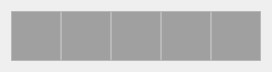
  <widget class="QWidget" name="layoutWidget">
   <property name="geometry">
    <rect>
     <x>59</x>
     <y>255</y>
     <width>252</width>
     <height>52</height>
    </rect>
   </property>
   <layout class="QHBoxLayout" name="horizontalLayout_5">
    <property name="spacing">
     <number>0</number>
    </property>
    <item>
     <widget class="QTextBrowser" name="T51">
      <property name="enabled">
       <bool>false</bool>
      </property>
      <property name="maximumSize">
       <size>
        <width>50</width>
        <height>50</height>
       </size>
      </property>
      <property name="palette">
       <palette>
        <active>
         <colorrole role="Base">
          <brush brushstyle="SolidPattern">
           <color alpha="255">
            <red>160</red>
            <green>160</green>
            <blue>160</blue>
           </color>
          </brush>
         </colorrole>
        </active>
        <inactive>
         <colorrole role="Base">
          <brush brushstyle="SolidPattern">
           <color alpha="255">
            <red>160</red>
            <green>160</green>
            <blue>160</blue>
           </color>
          </brush>
         </colorrole>
        </inactive>
        <disabled>
         <colorrole role="Base">
          <brush brushstyle="SolidPattern">
           <color alpha="255">
            <red>160</red>
            <green>160</green>
            <blue>160</blue>
           </color>
          </brush>
         </colorrole>
        </disabled>
       </palette>
      </property>
      <property name="font">
       <font>
        <pointsize>25</pointsize>
       </font>
      </property>
      <property name="autoFormatting">
       <set>QTextEdit::AutoBulletList</set>
      </property>
      <property name="html">
       <string>&lt;!DOCTYPE HTML PUBLIC &quot;-//W3C//DTD HTML 4.0//EN&quot; &quot;http://www.w3.org/TR/REC-html40/strict.dtd&quot;&gt;
&lt;html&gt;&lt;head&gt;&lt;meta name=&quot;qrichtext&quot; content=&quot;1&quot; /&gt;&lt;style type=&quot;text/css&quot;&gt;
p, li { white-space: pre-wrap; }
&lt;/style&gt;&lt;/head&gt;&lt;body style=&quot; font-family:'MS Shell Dlg 2'; font-size:25pt; font-weight:400; font-style:normal;&quot;&gt;
&lt;p style=&quot;-qt-paragraph-type:empty; margin-top:0px; margin-bottom:0px; margin-left:0px; margin-right:0px; -qt-block-indent:0; text-indent:0px;&quot;&gt;&lt;br /&gt;&lt;/p&gt;&lt;/body&gt;&lt;/html&gt;</string>
      </property>
      <property name="overwriteMode">
       <bool>true</bool>
      </property>
      <property name="textInteractionFlags">
       <set>Qt::LinksAccessibleByKeyboard|Qt::LinksAccessibleByMouse|Qt::TextBrowserInteraction|Qt::TextEditable|Qt::TextSelectableByMouse</set>
      </property>
      <property name="placeholderText">
       <string/>
      </property>
     </widget>
    </item>
    <item>
     <widget class="QTextBrowser" name="T52">
      <property name="enabled">
       <bool>false</bool>
      </property>
      <property name="maximumSize">
       <size>
        <width>50</width>
        <height>50</height>
       </size>
      </property>
      <property name="palette">
       <palette>
        <active>
         <colorrole role="Base">
          <brush brushstyle="SolidPattern">
           <color alpha="255">
            <red>160</red>
            <green>160</green>
            <blue>160</blue>
           </color>
          </brush>
         </colorrole>
        </active>
        <inactive>
         <colorrole role="Base">
          <brush brushstyle="SolidPattern">
           <color alpha="255">
            <red>160</red>
            <green>160</green>
            <blue>160</blue>
           </color>
          </brush>
         </colorrole>
        </inactive>
        <disabled>
         <colorrole role="Base">
          <brush brushstyle="SolidPattern">
           <color alpha="255">
            <red>160</red>
            <green>160</green>
            <blue>160</blue>
           </color>
          </brush>
         </colorrole>
        </disabled>
       </palette>
      </property>
      <property name="font">
       <font>
        <pointsize>25</pointsize>
       </font>
      </property>
      <property name="autoFormatting">
       <set>QTextEdit::AutoBulletList</set>
      </property>
      <property name="html">
       <string>&lt;!DOCTYPE HTML PUBLIC &quot;-//W3C//DTD HTML 4.0//EN&quot; &quot;http://www.w3.org/TR/REC-html40/strict.dtd&quot;&gt;
&lt;html&gt;&lt;head&gt;&lt;meta name=&quot;qrichtext&quot; content=&quot;1&quot; /&gt;&lt;style type=&quot;text/css&quot;&gt;
p, li { white-space: pre-wrap; }
&lt;/style&gt;&lt;/head&gt;&lt;body style=&quot; font-family:'MS Shell Dlg 2'; font-size:25pt; font-weight:400; font-style:normal;&quot;&gt;
&lt;p style=&quot;-qt-paragraph-type:empty; margin-top:0px; margin-bottom:0px; margin-left:0px; margin-right:0px; -qt-block-indent:0; text-indent:0px;&quot;&gt;&lt;br /&gt;&lt;/p&gt;&lt;/body&gt;&lt;/html&gt;</string>
      </property>
      <property name="overwriteMode">
       <bool>true</bool>
      </property>
      <property name="textInteractionFlags">
       <set>Qt::LinksAccessibleByKeyboard|Qt::LinksAccessibleByMouse|Qt::TextBrowserInteraction|Qt::TextEditable|Qt::TextSelectableByMouse</set>
      </property>
      <property name="placeholderText">
       <string/>
      </property>
     </widget>
    </item>
    <item>
     <widget class="QTextBrowser" name="T53">
      <property name="enabled">
       <bool>false</bool>
      </property>
      <property name="maximumSize">
       <size>
        <width>50</width>
        <height>50</height>
       </size>
      </property>
      <property name="palette">
       <palette>
        <active>
         <colorrole role="Base">
          <brush brushstyle="SolidPattern">
           <color alpha="255">
            <red>160</red>
            <green>160</green>
            <blue>160</blue>
           </color>
          </brush>
         </colorrole>
        </active>
        <inactive>
         <colorrole role="Base">
          <brush brushstyle="SolidPattern">
           <color alpha="255">
            <red>160</red>
            <green>160</green>
            <blue>160</blue>
           </color>
          </brush>
         </colorrole>
        </inactive>
        <disabled>
         <colorrole role="Base">
          <brush brushstyle="SolidPattern">
           <color alpha="255">
            <red>160</red>
            <green>160</green>
            <blue>160</blue>
           </color>
          </brush>
         </colorrole>
        </disabled>
       </palette>
      </property>
      <property name="font">
       <font>
        <pointsize>25</pointsize>
       </font>
      </property>
      <property name="autoFormatting">
       <set>QTextEdit::AutoBulletList</set>
      </property>
      <property name="html">
       <string>&lt;!DOCTYPE HTML PUBLIC &quot;-//W3C//DTD HTML 4.0//EN&quot; &quot;http://www.w3.org/TR/REC-html40/strict.dtd&quot;&gt;
&lt;html&gt;&lt;head&gt;&lt;meta name=&quot;qrichtext&quot; content=&quot;1&quot; /&gt;&lt;style type=&quot;text/css&quot;&gt;
p, li { white-space: pre-wrap; }
&lt;/style&gt;&lt;/head&gt;&lt;body style=&quot; font-family:'MS Shell Dlg 2'; font-size:25pt; font-weight:400; font-style:normal;&quot;&gt;
&lt;p style=&quot;-qt-paragraph-type:empty; margin-top:0px; margin-bottom:0px; margin-left:0px; margin-right:0px; -qt-block-indent:0; text-indent:0px;&quot;&gt;&lt;br /&gt;&lt;/p&gt;&lt;/body&gt;&lt;/html&gt;</string>
      </property>
      <property name="overwriteMode">
       <bool>true</bool>
      </property>
      <property name="textInteractionFlags">
       <set>Qt::LinksAccessibleByKeyboard|Qt::LinksAccessibleByMouse|Qt::TextBrowserInteraction|Qt::TextEditable|Qt::TextSelectableByMouse</set>
      </property>
      <property name="placeholderText">
       <string/>
      </property>
     </widget>
    </item>
    <item>
     <widget class="QTextBrowser" name="T54">
      <property name="enabled">
       <bool>false</bool>
      </property>
      <property name="maximumSize">
       <size>
        <width>50</width>
        <height>50</height>
       </size>
      </property>
      <property name="palette">
       <palette>
        <active>
         <colorrole role="Base">
          <brush brushstyle="SolidPattern">
           <color alpha="255">
            <red>160</red>
            <green>160</green>
            <blue>160</blue>
           </color>
          </brush>
         </colorrole>
        </active>
        <inactive>
         <colorrole role="Base">
          <brush brushstyle="SolidPattern">
           <color alpha="255">
            <red>160</red>
            <green>160</green>
            <blue>160</blue>
           </color>
          </brush>
         </colorrole>
        </inactive>
        <disabled>
         <colorrole role="Base">
          <brush brushstyle="SolidPattern">
           <color alpha="255">
            <red>160</red>
            <green>160</green>
            <blue>160</blue>
           </color>
          </brush>
         </colorrole>
        </disabled>
       </palette>
      </property>
      <property name="font">
       <font>
        <pointsize>25</pointsize>
       </font>
      </property>
      <property name="autoFormatting">
       <set>QTextEdit::AutoBulletList</set>
      </property>
      <property name="html">
       <string>&lt;!DOCTYPE HTML PUBLIC &quot;-//W3C//DTD HTML 4.0//EN&quot; &quot;http://www.w3.org/TR/REC-html40/strict.dtd&quot;&gt;
&lt;html&gt;&lt;head&gt;&lt;meta name=&quot;qrichtext&quot; content=&quot;1&quot; /&gt;&lt;style type=&quot;text/css&quot;&gt;
p, li { white-space: pre-wrap; }
&lt;/style&gt;&lt;/head&gt;&lt;body style=&quot; font-family:'MS Shell Dlg 2'; font-size:25pt; font-weight:400; font-style:normal;&quot;&gt;
&lt;p style=&quot;-qt-paragraph-type:empty; margin-top:0px; margin-bottom:0px; margin-left:0px; margin-right:0px; -qt-block-indent:0; text-indent:0px;&quot;&gt;&lt;br /&gt;&lt;/p&gt;&lt;/body&gt;&lt;/html&gt;</string>
      </property>
      <property name="overwriteMode">
       <bool>true</bool>
      </property>
      <property name="textInteractionFlags">
       <set>Qt::LinksAccessibleByKeyboard|Qt::LinksAccessibleByMouse|Qt::TextBrowserInteraction|Qt::TextEditable|Qt::TextSelectableByMouse</set>
      </property>
      <property name="placeholderText">
       <string/>
      </property>
     </widget>
    </item>
    <item>
     <widget class="QTextBrowser" name="T55">
      <property name="enabled">
       <bool>false</bool>
      </property>
      <property name="maximumSize">
       <size>
        <width>50</width>
        <height>50</height>
       </size>
      </property>
      <property name="palette">
       <palette>
        <active>
         <colorrole role="Base">
          <brush brushstyle="SolidPattern">
           <color alpha="255">
            <red>160</red>
            <green>160</green>
            <blue>160</blue>
           </color>
          </brush>
         </colorrole>
        </active>
        <inactive>
         <colorrole role="Base">
          <brush brushstyle="SolidPattern">
           <color alpha="255">
            <red>160</red>
            <green>160</green>
            <blue>160</blue>
           </color>
          </brush>
         </colorrole>
        </inactive>
        <disabled>
         <colorrole role="Base">
          <brush brushstyle="SolidPattern">
           <color alpha="255">
            <red>160</red>
            <green>160</green>
            <blue>160</blue>
           </color>
          </brush>
         </colorrole>
        </disabled>
       </palette>
      </property>
      <property name="font">
       <font>
        <pointsize>25</pointsize>
       </font>
      </property>
      <property name="autoFormatting">
       <set>QTextEdit::AutoBulletList</set>
      </property>
      <property name="html">
       <string>&lt;!DOCTYPE HTML PUBLIC &quot;-//W3C//DTD HTML 4.0//EN&quot; &quot;http://www.w3.org/TR/REC-html40/strict.dtd&quot;&gt;
&lt;html&gt;&lt;head&gt;&lt;meta name=&quot;qrichtext&quot; content=&quot;1&quot; /&gt;&lt;style type=&quot;text/css&quot;&gt;
p, li { white-space: pre-wrap; }
&lt;/style&gt;&lt;/head&gt;&lt;body style=&quot; font-family:'MS Shell Dlg 2'; font-size:25pt; font-weight:400; font-style:normal;&quot;&gt;
&lt;p style=&quot;-qt-paragraph-type:empty; margin-top:0px; margin-bottom:0px; margin-left:0px; margin-right:0px; -qt-block-indent:0; text-indent:0px;&quot;&gt;&lt;br /&gt;&lt;/p&gt;&lt;/body&gt;&lt;/html&gt;</string>
      </property>
      <property name="overwriteMode">
       <bool>true</bool>
      </property>
      <property name="textInteractionFlags">
       <set>Qt::LinksAccessibleByKeyboard|Qt::LinksAccessibleByMouse|Qt::TextBrowserInteraction|Qt::TextEditable|Qt::TextSelectableByMouse</set>
      </property>
      <property name="placeholderText">
       <string/>
      </property>
     </widget>
    </item>
   </layout>
  </widget>
